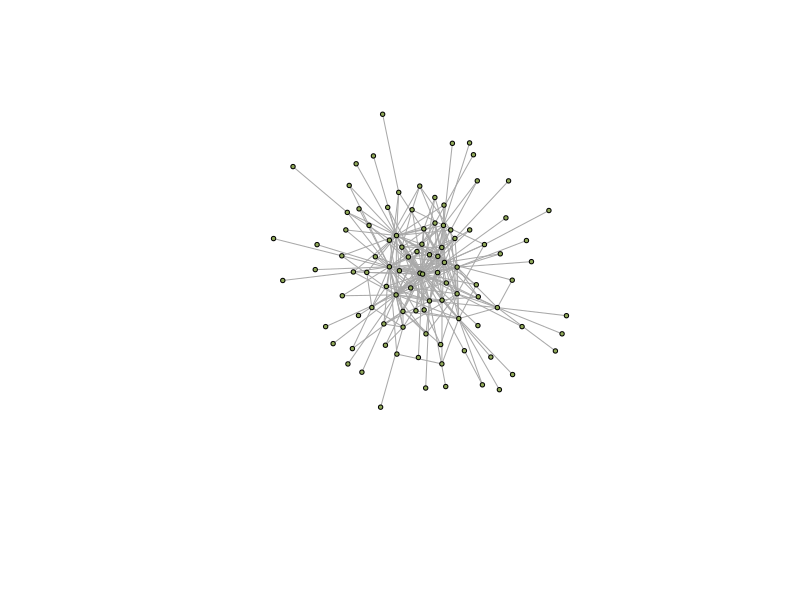

Source code (R):
library(igraph)
library(VGAM)

d <- rbetabinom(100, size = 100, 0.05, 0.1) + 1
if(sum(d) %% 2 == 1){
  d[which.max(d)] <- d[which.max(d)] - 1
}
g = degree.sequence.game(d, method = "vl")

png("network.png", width = 1000, height = 1000)
plot(g, vertex.color = "#90a959", vertex.size = 3, vertex.label = NA, 
     edge.arrow.size = 0, edge.width = 1, edge.curved = F, 
     layout = layout.fruchterman.reingold, margin = c(0.5, 0.1, 0.1, 0.1))
dev.off()
